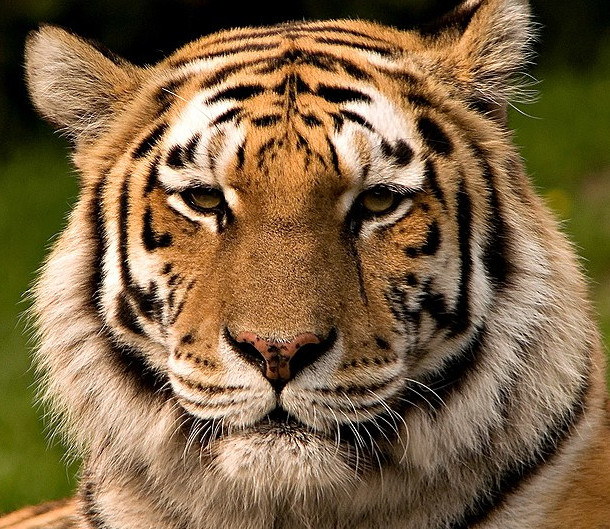
#> input picture apto-viii/images/cara_tigre.jpg, 610 x 529 px, given in place of the camera
$ python cambiandoColor.py
#> lines starting #> are read from the running program, lines starting #| are printed output that depends on the picture; after the words box and inside, x2 and y2 are one past the last pixel; in counts of white or black regions, pixels touching at a corner belong together
import cv2 as cv
import numpy as np

cap = cv.VideoCapture(0)

while True:
    _, frame = cap.read()
#> frame is the input picture: shape (529, 610, 3); mean B, G, R 68.2, 101, 125.9
    hsv = cv.cvtColor(frame, cv.COLOR_BGR2HSV)
#> hsv: shape (529, 610, 3); mean H, S, V 19.6, 140.5, 126.9

    colors = {
        'blue': ([110, 50, 50], [130, 255, 255], (255, 0, 0)),
        'green': ([50, 50, 50], [70, 255, 255], (0, 255, 0)),
        'red': ([0, 50, 50], [10, 255, 255], (0, 0, 255))
    }

    for color, (lower, upper, color_bgr) in colors.items():
        mask = cv.inRange(hsv, np.array(lower), np.array(upper))
        contours = cv.findContours(
            mask.copy(), cv.RETR_EXTERNAL, cv.CHAIN_APPROX_SIMPLE)[-2]

        if len(contours) > 0:
            area = max(contours, key=cv.contourArea)
            x, y, w, h = cv.boundingRect(area)
            cv.rectangle(frame, (x, y), (x+w, y+h), color_bgr, 2)
#> this loop made 3 passes
#> (x, y, w, h) on pass 3: (240, 332, 72, 27)
#> pass 3, `mask = cv.inRange(hsv, np.array(lower), np.array(upper))`:
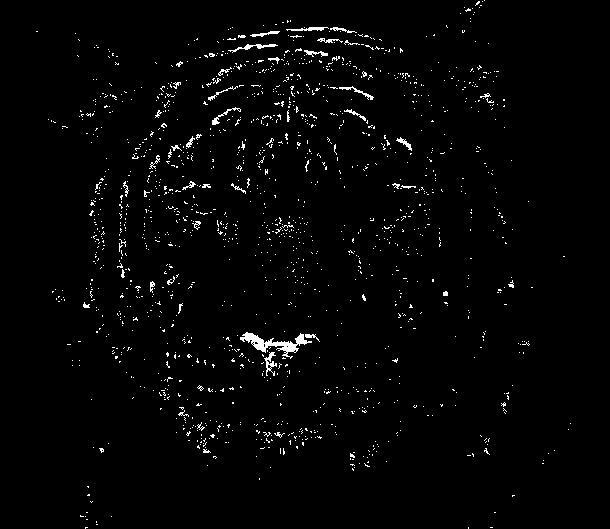
#> mask: shape (529, 610); 2% white in thin lines or dots, all inside (x1, y1, x2, y2) = (36, 0, 571, 529)
#> after the loop:
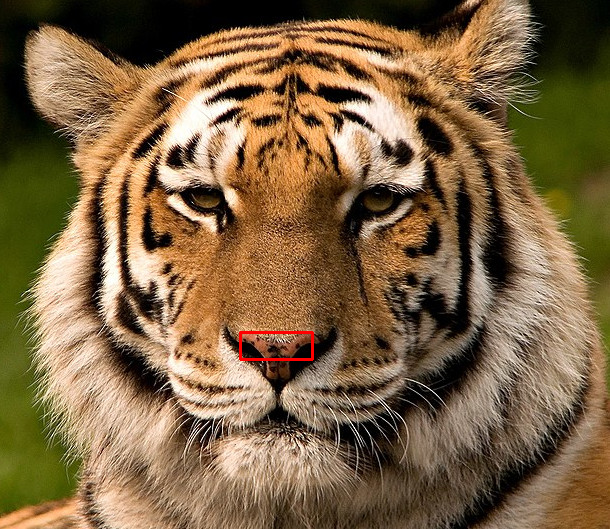
#> frame: shape (529, 610, 3); 0.18% of pixels changed, all inside (x1, y1, x2, y2) = (239, 331, 314, 361)

    cv.imshow('Seguimiento', frame)

    if cv.waitKey(1) & 0xFF == ord('q'):
#> (key q is pressed here)
        break

cap.release()
cv.destroyAllWindows()
cv.waitKey(1)
cv.waitKey(1)
cv.waitKey(1)
